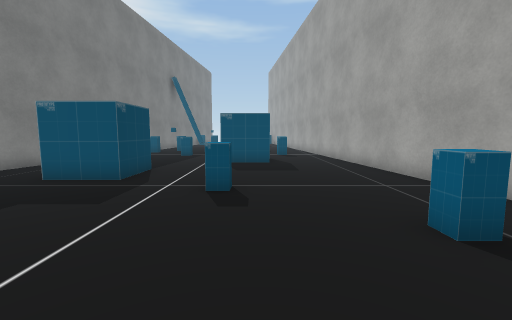
[1] (above)

15 first-person views from a walk through a Unity game level. The camera is 1.2 m above the floor, tilts 6° down and sees 90° across. The floor is counted in squares, 1 m on a side. Each view is taken from the middle of a square. On the plan, view 1 faces up. The plan holds only what a view shows up to about 12 squares ahead; the rest is blank. Some surface patterns are stand-ins.

[2]
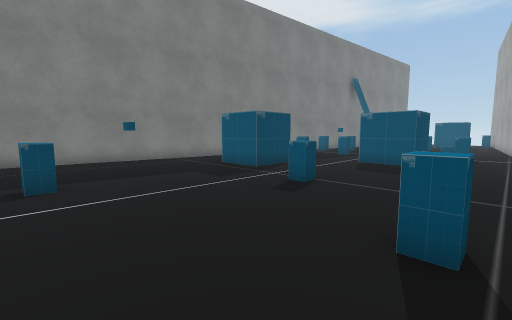

[3]
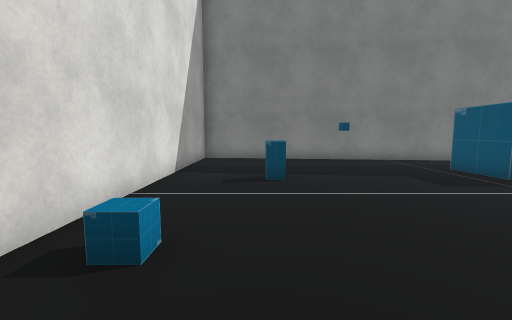

[4]
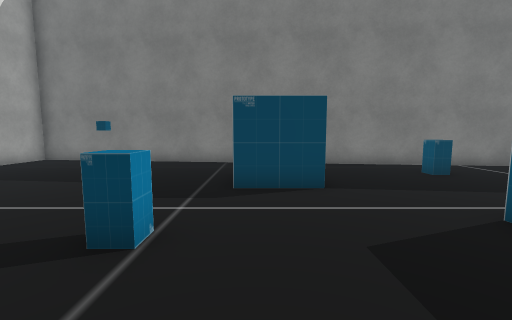

[5]
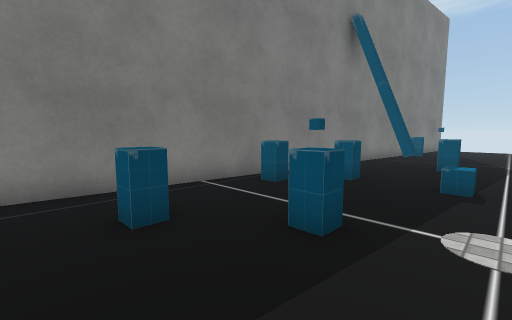

[6]
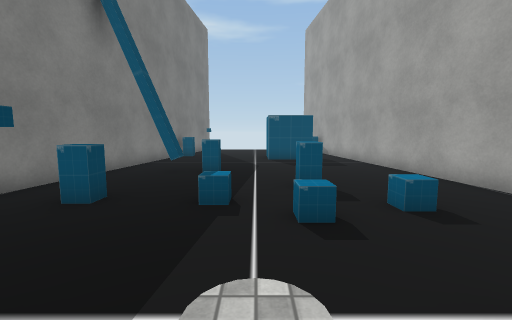

[7]
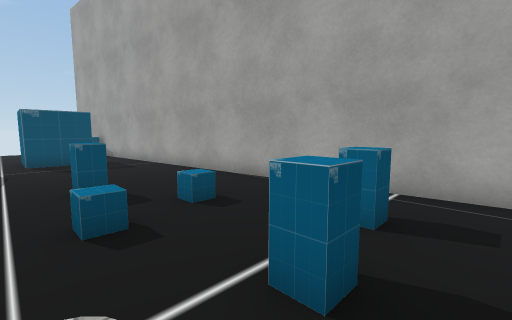

[8]
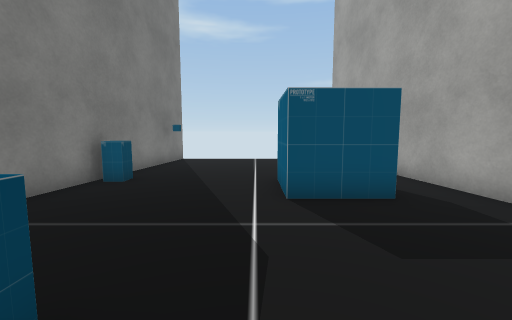

[9]
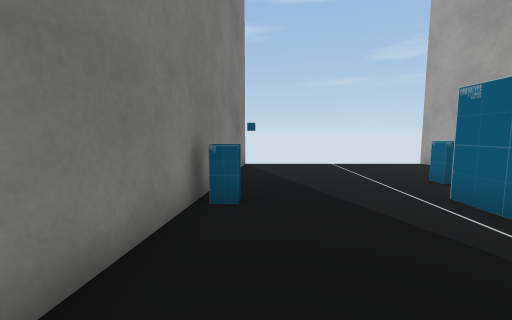

[10]
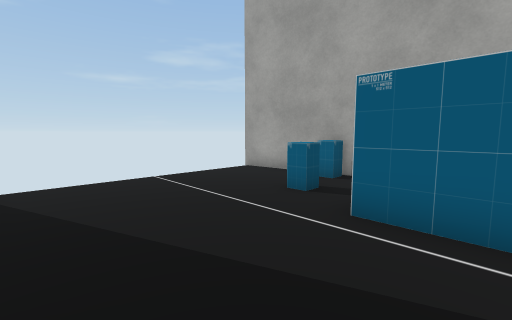

[11]
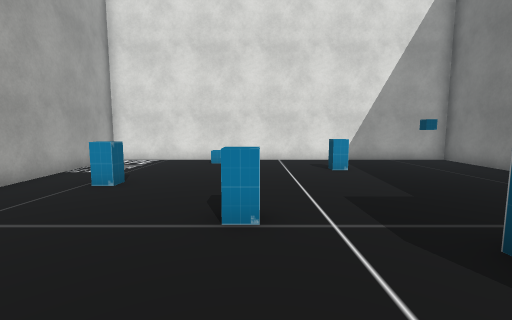

[12]
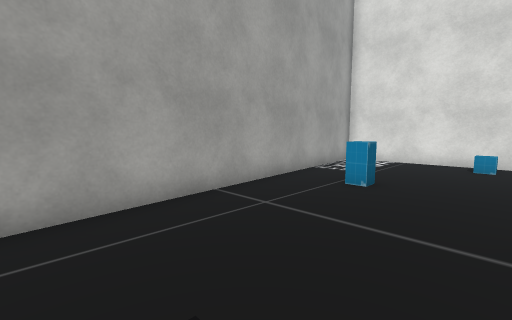

[13]
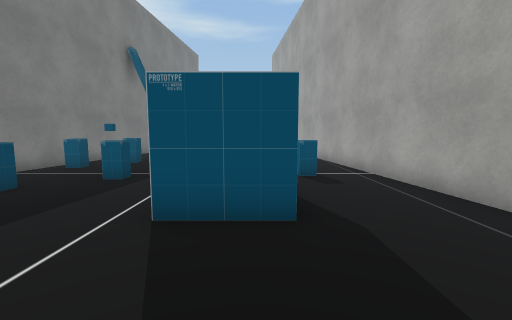

[14]
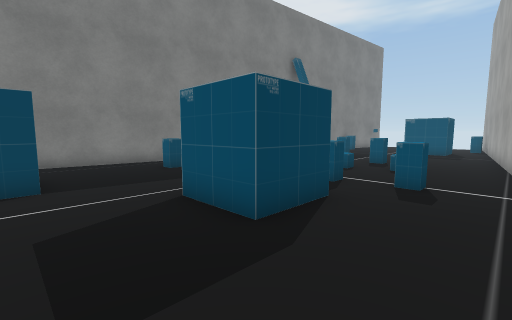

[15]
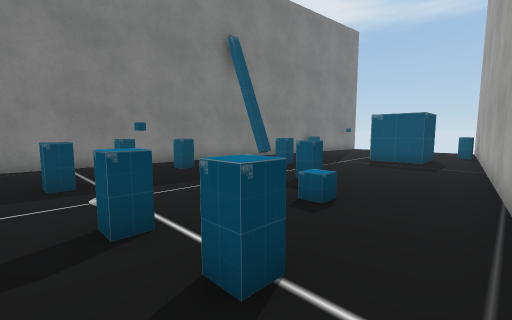

### Floor plan
Points are (right, up) in squares from view 1. A wall is a line through its corners. A room is listed if a view was taken in it or the views show most of it. See-through windows are left out.
Room 1 (views 1, 2, 3, 4, 5, 6, 7, 8, 9, 10, 11, 12, 13, 14, 15)
walls: (-4.4, 20.8) (-5.1, 20.8); (-4.7, 21.4) (-4.7, 20.8); (-6.2, 25.4) (-9.5, -2.5) (5.4, -2.5) (1.5, 32.2); (-5.4, 32) (-6, 27.3)
objects: other object (-6, 12) to (-5, 12); other object (-6, 16); other object (-6, 26) to (-5, 27); other object (-5, 3); other object (-5, 7) to (-4, 8); other object (-5, 16); other object (-5, 17) to (-5, 18); other object (-5, 30); other object (-4, 0) to (-4, 1); other object (-4, 14); other object (-4, 21) to (-3, 21); other object (-1, 5) to (-1, 6); other object (-1, 11) to (0, 12); other object (-1, 19); other object (-1, 25) to (0, 26); other object (0, 14); other object (0, 28); other object (1, 14) to (2, 15); other object (1, 28); other object (2, 3) to (3, 3)

Where each view was taken, in squares from view 1:
view 1: 0 up, 0 right, facing up
view 2: 0 up, 3 right, facing up-left
view 3: 0 up, 3 right, facing left
view 4: 7 up, 2 right, facing left
view 5: 11 up, 2 left, facing up-left
view 6: 13 up, 2 left, facing up
view 7: 13 up, 2 left, facing up-right
view 8: 20 up, 2 left, facing up
view 9: 22 up, 5 left, facing up
view 10: 25 up, 5 left, facing up-right
view 11: 9 up, 1 left, facing down
view 12: 9 up, 0 right, facing down-right
view 13: 7 up, 0 right, facing up
view 14: 8 up, 3 right, facing up-left
view 15: 13 up, 3 right, facing up-left
